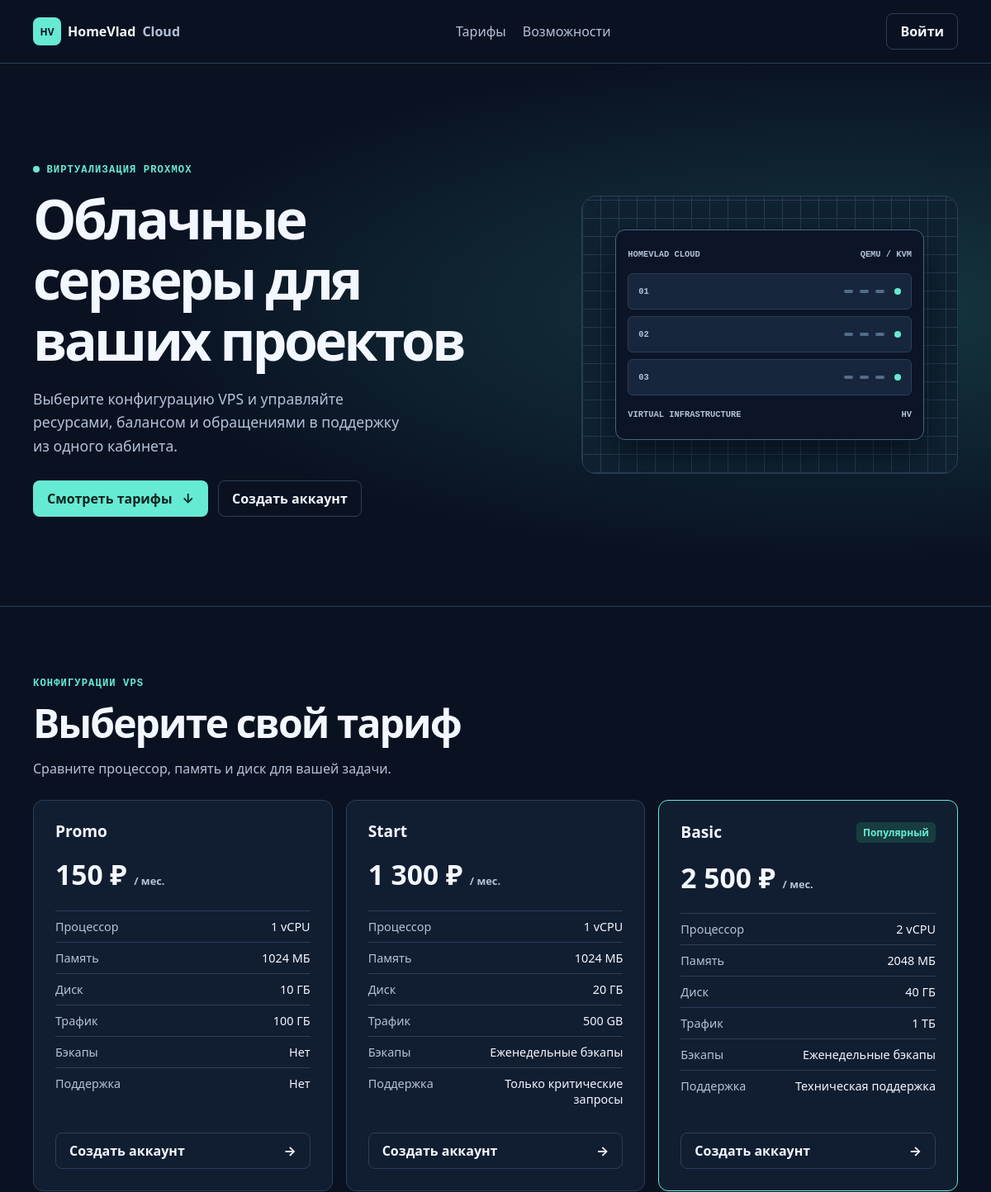
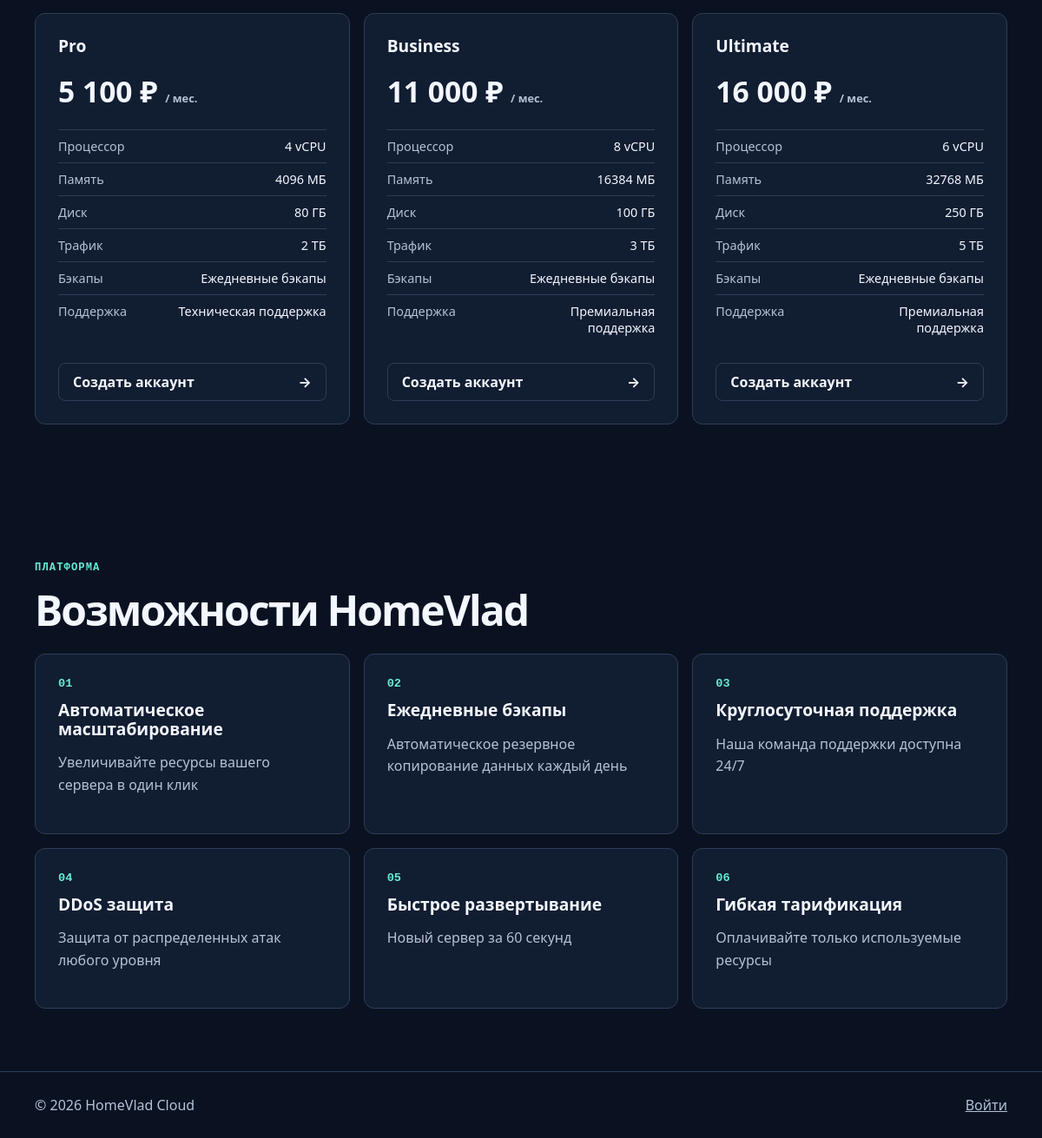
The page / on the database its author committed (2 pictures, top to bottom).
### tables this page shows
CREATE TABLE `tariffs` (
  `id` int(11) NOT NULL,
  `name` varchar(100) NOT NULL,
  `cpu` int(11) NOT NULL,
  `ram` int(11) NOT NULL,
  `disk` int(11) NOT NULL,
  `price` decimal(10,2) NOT NULL,
  `is_active` tinyint(1) DEFAULT 1,
  `created_at` timestamp NULL DEFAULT current_timestamp(),
  `traffic` varchar(50) DEFAULT NULL,
  `backups` varchar(50) DEFAULT NULL,
  `support` varchar(50) DEFAULT NULL,
  `is_popular` tinyint(1) DEFAULT 0,
  `description` text DEFAULT NULL,
  `os_type` enum('linux','windows') NOT NULL DEFAULT 'linux' COMMENT 'Тип операционной системы: linux или windows',
  `price_per_hour_cpu` decimal(10,4) DEFAULT 0.0000,
  `price_per_hour_ram` decimal(10,4) DEFAULT 0.0000,
  `price_per_hour_disk` decimal(10,4) DEFAULT 0.0000,
  `is_custom` tinyint(1) DEFAULT 0 COMMENT 'Является ли тариф кастомным (с почасовой оплатой)',
  `vm_type` enum('qemu','lxc') NOT NULL DEFAULT 'qemu' COMMENT 'Для какого типа VM предназначен тариф',
  `sort_order` int(11) DEFAULT 0,
  `updated_at` timestamp NULL DEFAULT current_timestamp() ON UPDATE current_timestamp()
);

CREATE TABLE `features` (
  `id` int(11) NOT NULL,
  `title` varchar(100) NOT NULL,
  `description` text NOT NULL,
  `icon` varchar(50) NOT NULL,
  `is_active` tinyint(1) DEFAULT 1,
  `created_at` timestamp NULL DEFAULT current_timestamp(),
  `sort_order` int(11) DEFAULT 0,
  `updated_at` timestamp NULL DEFAULT current_timestamp() ON UPDATE current_timestamp()
);

### includes/auth.php (called while the page is built, shortened)
<?php
function currentSessionAccount(?PDO $pdo = null): ?array
{
    $session = $_SESSION['user'] ?? [];
    if (!isset($session['id'], $session['auth_generation'])) {
        return null;
    }
    return null;
}
function isLoggedIn(): bool
{
    return currentSessionAccount() !== null;
}

### index.php (the view, shortened to what this page needs)
<?php
require_once __DIR__ . '/includes/auth.php';
$db = new Database();
$pdo = $db->getConnection();
$tariffs = [];
try {
    $stmt = $pdo->query("SELECT * FROM tariffs WHERE is_active = 1 AND is_custom = 0 AND vm_type = 'qemu' ORDER BY price ASC");
    $tariffs = $stmt->fetchAll(PDO::FETCH_ASSOC);
} catch (PDOException $e) {
    error_log("Database error: " . $e->getMessage());
}
$features = [];
try {
    $stmt = $pdo->query("SELECT * FROM features WHERE is_active = 1 ORDER BY id ASC LIMIT 6");
    $features = $stmt->fetchAll(PDO::FETCH_ASSOC);
} catch (PDOException $e) {
    error_log("Database error: " . $e->getMessage());
}
$loggedIn = isLoggedIn();
$accountUrl = $loggedIn ? '/templates/dashboard.php' : '/login/login.php';
$startUrl = $loggedIn ? '/templates/order_vm.php' : '/login/register.php';
$accountLabel = $loggedIn ? 'Личный кабинет' : 'Войти';
$startLabel = $loggedIn ? 'Создать сервер' : 'Создать аккаунт';
$escape = static fn ($value) => htmlspecialchars((string) $value, ENT_QUOTES | ENT_SUBSTITUTE, 'UTF-8');
?>
<!doctype html>
<html lang="ru">
<head>
    <?php require __DIR__ . '/includes/app_head.php'; ?>
    <link rel="stylesheet" href="/css/landing.css">
</head>
<body>
<header class="site-header">
    <div class="wrap header-row">
        <a class="brand" href="/" aria-label="HomeVlad Cloud, главная">
            <span class="brand-mark" aria-hidden="true">HV</span> HomeVlad<span class="brand-cloud">Cloud</span>
        </a>
        <nav aria-label="Основная навигация">
            <a href="#tariffs">Тарифы</a>
            <?php if ($features): ?><a href="#features">Возможности</a><?php endif; ?>
        </nav>
        <a class="button button-outline account" href="<?= $accountUrl ?>"><?= $accountLabel ?></a>
    </div>
</header>
<main id="main">
    <section class="hero">
        <div class="wrap hero-grid">
            <div class="hero-copy">
                <p class="eyebrow"><span></span> Виртуализация Proxmox</p>
                <h1>Облачные серверы для ваших проектов</h1>
                <p class="intro">Выберите конфигурацию VPS и управляйте ресурсами, балансом и обращениями в поддержку из одного кабинета.</p>
                <div class="actions">
                    <a class="button button-primary" href="#tariffs">Смотреть тарифы <span aria-hidden="true">↓</span></a>
                    <a class="button button-outline" href="<?= $startUrl ?>"><?= $startLabel ?></a>
                </div>
            </div>
            <div class="hero-art" aria-hidden="true">
                <div class="rack">
                    <div class="rack-label"><span>HOMEVLAD CLOUD</span><span>QEMU / KVM</span></div>
                    <div class="rack-slot"><span>01</span><i></i><i></i><i></i><b></b></div>
                    <div class="rack-slot"><span>02</span><i></i><i></i><i></i><b></b></div>
                    <div class="rack-slot"><span>03</span><i></i><i></i><i></i><b></b></div>
                    <div class="rack-label"><span>VIRTUAL INFRASTRUCTURE</span><span>HV</span></div>
                </div>
            </div>
        </div>
    </section>
    <section class="wrap section" id="tariffs" aria-labelledby="tariff-title">
        <p class="eyebrow">Конфигурации VPS</p>
        <h2 id="tariff-title">Выберите свой тариф</h2>
        <p class="section-intro">Сравните процессор, память и диск для вашей задачи.</p>
        <?php if (!$tariffs): ?>
            <p class="panel">Тарифы временно недоступны. Загляните позже.</p>
        <?php else: ?>
            <div class="cards">
                <?php foreach ($tariffs as $tariff): ?>
                    <?php $planUrl = $loggedIn ? $startUrl : $startUrl . '?tariff_id=' . (int) $tariff['id']; ?>
                    <article class="panel plan<?= $tariff['is_popular'] ? ' featured' : '' ?>">
                        <div class="plan-heading">
                            <h3><?= $escape($tariff['name']) ?></h3>
                            <?php if ($tariff['is_popular']): ?><span class="badge">Популярный</span><?php endif; ?>
                        </div>
                        <p class="price"><?= number_format((float) $tariff['price'], fmod((float) $tariff['price'], 1) ? 2 : 0, ',', ' ') ?> ₽ <small>/ мес.</small></p>
                        <dl class="specs">
                            <div><dt>Процессор</dt><dd><?= (int) $tariff['cpu'] ?> vCPU</dd></div>
                            <div><dt>Память</dt><dd><?= (int) $tariff['ram'] ?> МБ</dd></div>
                            <div><dt>Диск</dt><dd><?= (int) $tariff['disk'] ?> ГБ</dd></div>
                            <?php foreach (['traffic' => 'Трафик', 'backups' => 'Бэкапы', 'support' => 'Поддержка'] as $key => $label): ?>
                                <?php if (!empty($tariff[$key])): ?>
                                    <div><dt><?= $label ?></dt><dd><?= $escape($tariff[$key]) ?></dd></div>
                                <?php endif; ?>
                            <?php endforeach; ?>
                        </dl>
                        <a class="button button-outline" href="<?= $planUrl ?>" aria-label="<?= $escape($startLabel . ' · ' . $tariff['name']) ?>"><?= $startLabel ?> <span aria-hidden="true">→</span></a>
                    </article>
                <?php endforeach; ?>
            </div>
        <?php endif; ?>
    </section>
    <?php if ($features): ?>
        <section class="wrap section" id="features" aria-labelledby="feature-title">
            <p class="eyebrow">Платформа</p>
            <h2 id="feature-title">Возможности HomeVlad</h2>
            <div class="cards">
                <?php foreach ($features as $index => $feature): ?>
                    <article class="panel">
                        <span class="feature-number" aria-hidden="true"><?= sprintf('%02d', $index + 1) ?></span>
                        <h3><?= $escape($feature['title']) ?></h3>
                        <p><?= $escape($feature['description']) ?></p>
                    </article>
                <?php endforeach; ?>
            </div>
        </section>
    <?php endif; ?>
</main>
<footer class="site-footer">
    <div class="wrap footer-row">
        <span>© <?= date('Y') ?> HomeVlad Cloud</span>
        <a href="<?= $accountUrl ?>"><?= $accountLabel ?></a>
    </div>
</footer>
</body>
</html>

### css/mobile.css (style rules this page uses)
:is(.main-content, .dashboard-content, .dashboard-wrapper, main, .docs-content-inner) { min-width: 0; }

### rows shown on the page
tariffs: name "Promo", price "150", cpu "1", ram "1024", disk "10", label "Трафик", traffic "100 ГБ", label "Бэкапы", backups "Нет", label "Поддержка", support "Нет"
tariffs: name "Start", price "1 300", cpu "1", ram "1024", disk "20", label "Трафик", traffic "500 GB", label "Бэкапы", backups "Еженедельные бэкапы", label "Поддержка", support "Только критические запросы"
tariffs: name "Basic", is_popular "Популярный", price "2 500", cpu "2", ram "2048", disk "40", label "Трафик", traffic "1 ТБ", label "Бэкапы", backups "Еженедельные бэкапы", label "Поддержка", support "Техническая поддержка"
tariffs: name "Pro", price "5 100", cpu "4", ram "4096", disk "80", label "Трафик", traffic "2 ТБ", label "Бэкапы", backups "Ежедневные бэкапы", label "Поддержка", support "Техническая поддержка"
tariffs: name "Business", price "11 000", cpu "8", ram "16384", disk "100", label "Трафик", traffic "3 ТБ", label "Бэкапы", backups "Ежедневные бэкапы", label "Поддержка", support "Премиальная поддержка"
tariffs: name "Ultimate", price "16 000", cpu "6", ram "32768", disk "250", label "Трафик", traffic "5 ТБ", label "Бэкапы", backups "Ежедневные бэкапы", label "Поддержка", support "Премиальная поддержка"
features: title "Автоматическое масштабирование", description "Увеличивайте ресурсы вашего сервера в один клик"
features: title "Ежедневные бэкапы", description "Автоматическое резервное копирование данных каждый день"
features: title "Круглосуточная поддержка", description "Наша команда поддержки доступна 24/7"
features: title "DDoS защита", description "Защита от распределенных атак любого уровня"
features: title "Быстрое развертывание", description "Новый сервер за 60 секунд"
features: title "Гибкая тарификация", description "Оплачивайте только используемые ресурсы"

### other values the page prints
$accountLabel "Войти"
$startLabel "Создать аккаунт"
